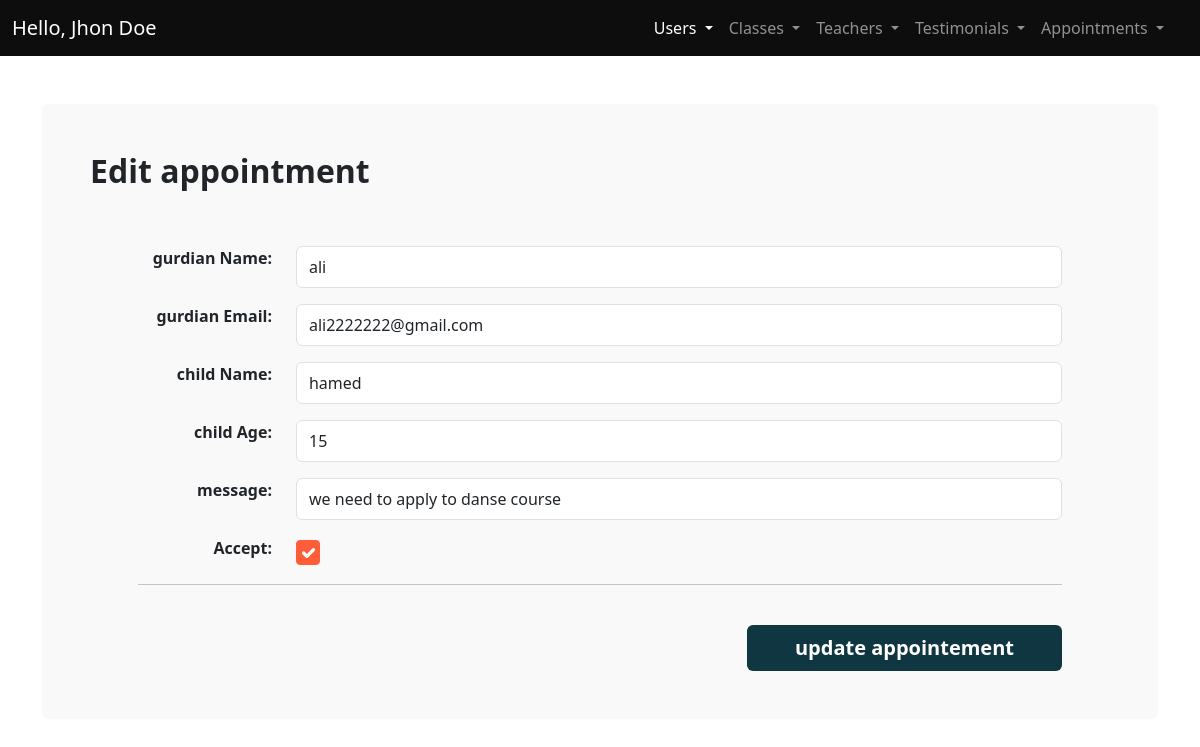
/admin/edit_appointment.php?id=4 (signed in), run on the app's committed database.
### tables this page shows
CREATE TABLE `makeappoientment` (
  `id` int(11) NOT NULL,
  `regDate` timestamp NOT NULL DEFAULT current_timestamp(),
  `gurdianName` varchar(50) NOT NULL,
  `gurdianEmail` varchar(50) NOT NULL,
  `childName` varchar(50) NOT NULL,
  `childAge` int(11) NOT NULL,
  `message` text NOT NULL,
  `accept` tinyint(4) NOT NULL
);

### admin/edit_appointment.php (the view, shortened to what this page needs)
<?php
require_once "includes/conn.php";
if (isset($_GET['id'])) {
    $sql = "SELECT * FROM `makeappoientment` WHERE id =?";
    $stmt = $conn->prepare($sql);
    $id = $_GET['id'];
    $stmt->execute([$id]);
    $app = $stmt->fetch();
} else {
    header('location:appointment.php');
    die();
}
?>
<!DOCTYPE html>
<html lang="en">
  <head>
    <link rel="stylesheet" href="css/main.min.css" />
    <link rel="stylesheet" href="css/styles.css" />
  </head>
  <body>
    <main>
    <?php
      require_once "includes/nav.php";
    ?>
      <div class="container my-5">
        <div class="bg-light p-5 rounded">
          <h2 class="fw-bold fs-2 mb-5 pb-2">Edit appointment</h2>
          <form action="" method="POST" class="px-md-5" enctype="multipart/form-data">
            <div class="form-group mb-3 row">
              <label for="" class="form-label col-md-2 fw-bold text-md-end"
                >gurdian Name:</label
              >
              <div class="col-md-10">
                <input
                  type="text"
                  placeholder="e.g. John Doe"
                  class="form-control py-2"
                  name='gurdianName'
                  value='<?php echo $app["gurdianName"]; ?>'
                />
              </div>
            </div>
            <div class="form-group mb-3 row">
              <label for="" class="form-label col-md-2 fw-bold text-md-end"
                >gurdian Email:</label
              >
              <div class="col-md-10">
                <input
                  type="text"
                  placeholder="e.g. Content Creator"
                  class="form-control py-2"
                  name='gurdianEmail'
                  value='<?php echo $app["gurdianEmail"]; ?>'
                />
              </div>
            </div>
            <div class="form-group mb-3 row">
              <label for="" class="form-label col-md-2 fw-bold text-md-end"
                >child Name:</label
              >
              <div class="col-md-10">
                <input
                  type="text"
                  placeholder="e.g. Content Creator"
                  class="form-control py-2"
                  name='childName'
                  value='<?php echo $app["childName"]; ?>'
                />
              </div>
            </div>
            <div class="form-group mb-3 row">
              <label for="" class="form-label col-md-2 fw-bold text-md-end"
                >child Age:</label
              >
              <div class="col-md-10">
                <input
                  type="text"
                  placeholder="e.g. Content Creator"
                  class="form-control py-2"
                  name='childAge'
                  value='<?php echo $app["childAge"]; ?>'
                />
              </div>
            </div>
            <div class="form-group mb-3 row">
              <label for="" class="form-label col-md-2 fw-bold text-md-end"
                >message:</label
              >
              <div class="col-md-10">
                <input
                  type="text"
                  placeholder="e.g. Content Creator"
                  class="form-control py-2"
                  name='message'
                  value='<?php echo $app["message"]; ?>'
                />
              </div>
            </div>
            <div class="form-group mb-3 row">
              <label for="" class="form-label col-md-2 fw-bold text-md-end"
                >Accept:</label
              >
              <div class="col-md-10">
                <input
                  type="checkbox"
                  class="form-check-input"
                  style="padding: 0.7rem;"
                  name='accept'
                  <?php echo ($app['accept'] === 1) ? "checked" : ""; ?>
                />
              </div>
            </div>
            <hr>
            <div class="text-md-end">
            <button
              class="btn mt-4 btn-secondary text-white fs-5 fw-bold border-0 py-2 px-md-5"
            >
             update appointement
            </button>
          </div>
          </form>
        </div>
      </div>
    </main>
  </body>
</html>

### data on the page
makeappoientment: gurdianName "ali", gurdianEmail "ali2222222@gmail.com", childName "hamed", childAge "15", message "we need to apply to danse course", accept "☑"
